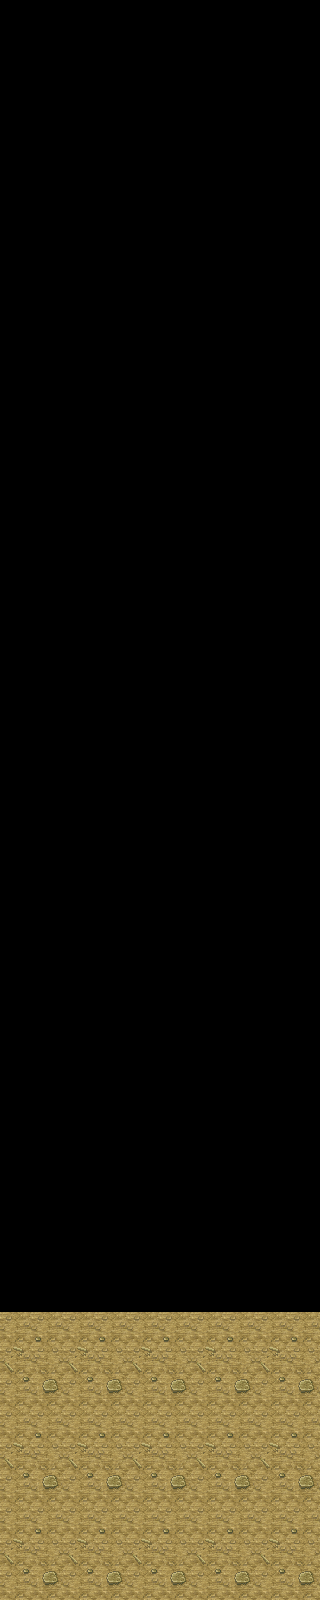

Tiled map render using the project's own tile images. Description and the whole map definition, tile-layer contents included, below:
An orthogonal 20x100 tile map with 16x16 px tiles, 1 tile layer (Kachelebene 1).

<map version="1.0" orientation="orthogonal" renderorder="right-down" width="20" height="100" tilewidth="16" tileheight="16" nextobjectid="1">
 <tileset firstgid="1" name="trees_plants_rocks" tilewidth="16" tileheight="16" tilecount="1024" columns="32">
  <image source="tilesets/trees_plants_rocks.png" width="512" height="512" />
 </tileset>
 <layer name="Kachelebene 1" width="20" height="100">
  <data encoding="csv">
0,0,0,0,0,0,0,0,0,0,0,0,0,0,0,0,0,0,0,0,
0,0,0,0,0,0,0,0,0,0,0,0,0,0,0,0,0,0,0,0,
0,0,0,0,0,0,0,0,0,0,0,0,0,0,0,0,0,0,0,0,
0,0,0,0,0,0,0,0,0,0,0,0,0,0,0,0,0,0,0,0,
0,0,0,0,0,0,0,0,0,0,0,0,0,0,0,0,0,0,0,0,
0,0,0,0,0,0,0,0,0,0,0,0,0,0,0,0,0,0,0,0,
0,0,0,0,0,0,0,0,0,0,0,0,0,0,0,0,0,0,0,0,
0,0,0,0,0,0,0,0,0,0,0,0,0,0,0,0,0,0,0,0,
0,0,0,0,0,0,0,0,0,0,0,0,0,0,0,0,0,0,0,0,
0,0,0,0,0,0,0,0,0,0,0,0,0,0,0,0,0,0,0,0,
0,0,0,0,0,0,0,0,0,0,0,0,0,0,0,0,0,0,0,0,
0,0,0,0,0,0,0,0,0,0,0,0,0,0,0,0,0,0,0,0,
0,0,0,0,0,0,0,0,0,0,0,0,0,0,0,0,0,0,0,0,
0,0,0,0,0,0,0,0,0,0,0,0,0,0,0,0,0,0,0,0,
0,0,0,0,0,0,0,0,0,0,0,0,0,0,0,0,0,0,0,0,
0,0,0,0,0,0,0,0,0,0,0,0,0,0,0,0,0,0,0,0,
0,0,0,0,0,0,0,0,0,0,0,0,0,0,0,0,0,0,0,0,
0,0,0,0,0,0,0,0,0,0,0,0,0,0,0,0,0,0,0,0,
0,0,0,0,0,0,0,0,0,0,0,0,0,0,0,0,0,0,0,0,
0,0,0,0,0,0,0,0,0,0,0,0,0,0,0,0,0,0,0,0,
0,0,0,0,0,0,0,0,0,0,0,0,0,0,0,0,0,0,0,0,
0,0,0,0,0,0,0,0,0,0,0,0,0,0,0,0,0,0,0,0,
0,0,0,0,0,0,0,0,0,0,0,0,0,0,0,0,0,0,0,0,
0,0,0,0,0,0,0,0,0,0,0,0,0,0,0,0,0,0,0,0,
0,0,0,0,0,0,0,0,0,0,0,0,0,0,0,0,0,0,0,0,
0,0,0,0,0,0,0,0,0,0,0,0,0,0,0,0,0,0,0,0,
0,0,0,0,0,0,0,0,0,0,0,0,0,0,0,0,0,0,0,0,
0,0,0,0,0,0,0,0,0,0,0,0,0,0,0,0,0,0,0,0,
0,0,0,0,0,0,0,0,0,0,0,0,0,0,0,0,0,0,0,0,
0,0,0,0,0,0,0,0,0,0,0,0,0,0,0,0,0,0,0,0,
0,0,0,0,0,0,0,0,0,0,0,0,0,0,0,0,0,0,0,0,
0,0,0,0,0,0,0,0,0,0,0,0,0,0,0,0,0,0,0,0,
0,0,0,0,0,0,0,0,0,0,0,0,0,0,0,0,0,0,0,0,
0,0,0,0,0,0,0,0,0,0,0,0,0,0,0,0,0,0,0,0,
0,0,0,0,0,0,0,0,0,0,0,0,0,0,0,0,0,0,0,0,
0,0,0,0,0,0,0,0,0,0,0,0,0,0,0,0,0,0,0,0,
0,0,0,0,0,0,0,0,0,0,0,0,0,0,0,0,0,0,0,0,
0,0,0,0,0,0,0,0,0,0,0,0,0,0,0,0,0,0,0,0,
0,0,0,0,0,0,0,0,0,0,0,0,0,0,0,0,0,0,0,0,
0,0,0,0,0,0,0,0,0,0,0,0,0,0,0,0,0,0,0,0,
0,0,0,0,0,0,0,0,0,0,0,0,0,0,0,0,0,0,0,0,
0,0,0,0,0,0,0,0,0,0,0,0,0,0,0,0,0,0,0,0,
0,0,0,0,0,0,0,0,0,0,0,0,0,0,0,0,0,0,0,0,
0,0,0,0,0,0,0,0,0,0,0,0,0,0,0,0,0,0,0,0,
0,0,0,0,0,0,0,0,0,0,0,0,0,0,0,0,0,0,0,0,
0,0,0,0,0,0,0,0,0,0,0,0,0,0,0,0,0,0,0,0,
0,0,0,0,0,0,0,0,0,0,0,0,0,0,0,0,0,0,0,0,
0,0,0,0,0,0,0,0,0,0,0,0,0,0,0,0,0,0,0,0,
0,0,0,0,0,0,0,0,0,0,0,0,0,0,0,0,0,0,0,0,
0,0,0,0,0,0,0,0,0,0,0,0,0,0,0,0,0,0,0,0,
0,0,0,0,0,0,0,0,0,0,0,0,0,0,0,0,0,0,0,0,
0,0,0,0,0,0,0,0,0,0,0,0,0,0,0,0,0,0,0,0,
0,0,0,0,0,0,0,0,0,0,0,0,0,0,0,0,0,0,0,0,
0,0,0,0,0,0,0,0,0,0,0,0,0,0,0,0,0,0,0,0,
0,0,0,0,0,0,0,0,0,0,0,0,0,0,0,0,0,0,0,0,
0,0,0,0,0,0,0,0,0,0,0,0,0,0,0,0,0,0,0,0,
0,0,0,0,0,0,0,0,0,0,0,0,0,0,0,0,0,0,0,0,
0,0,0,0,0,0,0,0,0,0,0,0,0,0,0,0,0,0,0,0,
0,0,0,0,0,0,0,0,0,0,0,0,0,0,0,0,0,0,0,0,
0,0,0,0,0,0,0,0,0,0,0,0,0,0,0,0,0,0,0,0,
0,0,0,0,0,0,0,0,0,0,0,0,0,0,0,0,0,0,0,0,
0,0,0,0,0,0,0,0,0,0,0,0,0,0,0,0,0,0,0,0,
0,0,0,0,0,0,0,0,0,0,0,0,0,0,0,0,0,0,0,0,
0,0,0,0,0,0,0,0,0,0,0,0,0,0,0,0,0,0,0,0,
0,0,0,0,0,0,0,0,0,0,0,0,0,0,0,0,0,0,0,0,
0,0,0,0,0,0,0,0,0,0,0,0,0,0,0,0,0,0,0,0,
0,0,0,0,0,0,0,0,0,0,0,0,0,0,0,0,0,0,0,0,
0,0,0,0,0,0,0,0,0,0,0,0,0,0,0,0,0,0,0,0,
0,0,0,0,0,0,0,0,0,0,0,0,0,0,0,0,0,0,0,0,
0,0,0,0,0,0,0,0,0,0,0,0,0,0,0,0,0,0,0,0,
0,0,0,0,0,0,0,0,0,0,0,0,0,0,0,0,0,0,0,0,
0,0,0,0,0,0,0,0,0,0,0,0,0,0,0,0,0,0,0,0,
0,0,0,0,0,0,0,0,0,0,0,0,0,0,0,0,0,0,0,0,
0,0,0,0,0,0,0,0,0,0,0,0,0,0,0,0,0,0,0,0,
0,0,0,0,0,0,0,0,0,0,0,0,0,0,0,0,0,0,0,0,
0,0,0,0,0,0,0,0,0,0,0,0,0,0,0,0,0,0,0,0,
0,0,0,0,0,0,0,0,0,0,0,0,0,0,0,0,0,0,0,0,
0,0,0,0,0,0,0,0,0,0,0,0,0,0,0,0,0,0,0,0,
0,0,0,0,0,0,0,0,0,0,0,0,0,0,0,0,0,0,0,0,
0,0,0,0,0,0,0,0,0,0,0,0,0,0,0,0,0,0,0,0,
0,0,0,0,0,0,0,0,0,0,0,0,0,0,0,0,0,0,0,0,
0,0,0,0,0,0,0,0,0,0,0,0,0,0,0,0,0,0,0,0,
777,778,779,780,777,778,779,780,777,778,779,780,777,778,779,780,777,778,779,780,
809,810,811,812,809,810,811,812,809,810,811,812,809,810,811,812,809,810,811,812,
841,842,843,844,841,842,843,844,841,842,843,844,841,842,843,844,841,842,843,844,
873,874,875,876,873,874,875,876,873,874,875,876,873,874,875,876,873,874,875,876,
905,906,907,908,905,906,907,908,905,906,907,908,905,906,907,908,905,906,907,908,
937,938,939,940,937,938,939,940,937,938,939,940,937,938,939,940,937,938,939,940,
777,778,779,780,777,778,779,780,777,778,779,780,777,778,779,780,777,778,779,780,
809,810,811,812,809,810,811,812,809,810,811,812,809,810,811,812,809,810,811,812,
841,842,843,844,841,842,843,844,841,842,843,844,841,842,843,844,841,842,843,844,
873,874,875,876,873,874,875,876,873,874,875,876,873,874,875,876,873,874,875,876,
905,906,907,908,905,906,907,908,905,906,907,908,905,906,907,908,905,906,907,908,
937,938,939,940,937,938,939,940,937,938,939,940,937,938,939,940,937,938,939,940,
777,778,779,780,777,778,779,780,777,778,779,780,777,778,779,780,777,778,779,780,
809,810,811,812,809,810,811,812,809,810,811,812,809,810,811,812,809,810,811,812,
841,842,843,844,841,842,843,844,841,842,843,844,841,842,843,844,841,842,843,844,
873,874,875,876,873,874,875,876,873,874,875,876,873,874,875,876,873,874,875,876,
905,906,907,908,905,906,907,908,905,906,907,908,905,906,907,908,905,906,907,908,
937,938,939,940,937,938,939,940,937,938,939,940,937,938,939,940,937,938,939,940
</data>
 </layer>
</map>
